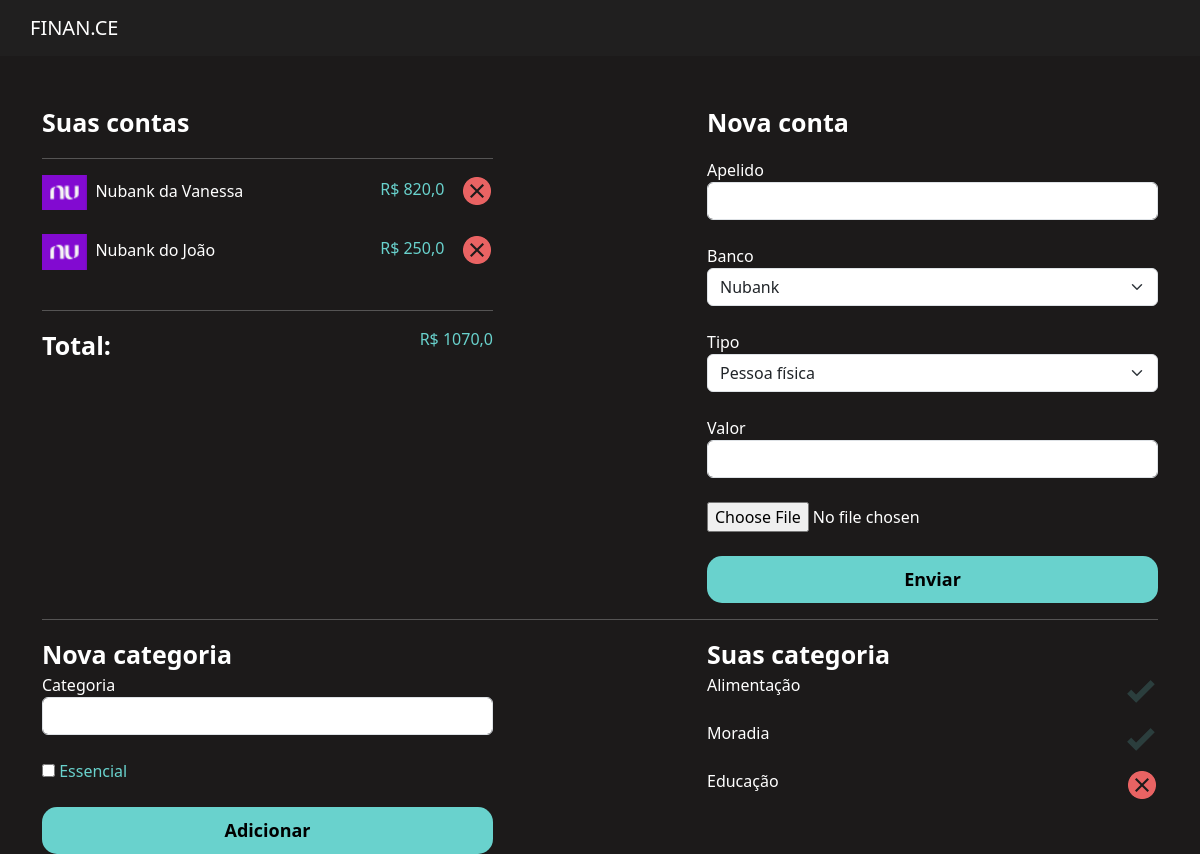
The page /perfil/gerenciar/ on the database its author committed.
### perfil/models.py (models this page shows, shortened)
class Conta (models.Model):
    banco_choices = (
        ('NU', 'Nubank'),
        ('CCF', 'Caixa Economica Federal'),
        ('BR', 'Bradesco'),
        ('BB', 'Banco do Brasil'),
        ('BAN', 'Banrisul'),
        ('IT', 'Itau'),
        ('UN', 'Unicred'),
        ('AGI', 'Agibank'),
        ('ST', 'Santander'),
        ('SI', 'Sicredi'),
    )
    tipo_choices= (
        ('pf', 'Pessoa Física'),
        ('pj', 'Pessoa Jurídica'),
    )
    apelido = models.CharField(max_length=50)
    banco = models.CharField(max_length=3, choices=banco_choices)
    tipo = models.CharField(max_length=2, choices=tipo_choices)
    valor= models.FloatField()
    icone= models.ImageField(upload_to="icones")

class Categoria (models.Model):
    categoria = models.CharField(max_length=50)
    essencial = models.BooleanField(default=False)
    valor_planejamento = models.FloatField(default=0)
    def __str__(self):
        return (self.categoria)

### perfil/views.py (the view)
# urls.py: path('gerenciar/', views.gerenciar, name="gerenciar"),
def gerenciar(request):
    contas= Conta.objects.all()
    categorias= Categoria.objects.all()
    total_contas= calcula_total(contas,'valor')
    return render(request,'gerenciar.html', {'contas': contas,'total_contas': total_contas, 'categorias': categorias})

### perfil/utils.py (called while the page is built)
def calcula_total(obj, campo):
    total=0
    for i in obj:
        total += getattr(i,campo)
    return total

### perfil/templates/gerenciar.html (shortened to what this page needs)
{% extends 'bases/base.html' %}
{% load static %}
{% block 'head' %}
    <link href="{% static 'perfil/css/home.css' %}" rel="stylesheet">
    <link href="{% static 'perfil/css/gerenciar.css' %}" rel="stylesheet">
{% endblock %}
{% block 'body' %}
    <br>
    <br>
    <div class="container">
        <div class="row">
            <div class="col-md-5">
                <p class="fonte-destaque">Suas contas</p>
                <hr>
                <div class="contas">
                    {% for conta in contas %}
                        <div class="lista-contas-main">
                            <span><img width="10%" src="{{conta.icone.url}}">&nbsp&nbsp{{conta.apelido}}</span>
                            <span class="total-conta positivo ">R$ {{conta.valor}}&nbsp&nbsp&nbsp <a href="/perfil/deletar_banco/{{conta.id}}"><img src="{% static 'perfil/img/exit.png' %}"></a></span>
                        </div>
                        <br>
                    {% endfor %}
                </div>
                <hr>
                <span class="fonte-destaque">Total:</span>
                <span class="positivo total-conta font-destaque">R$ {{total_contas}}</span>
            </div>
            <div class="col-md-2"></div>
            <div class="col-md-5">
                <p class="fonte-destaque">Nova conta</p>
                <form action="{% url 'cadastrar_banco'%}" method="POST"enctype="multipart/form-data">{% csrf_token %}
                    <label>Apelido</label>
                    <input type="text" name="apelido" class="form-control" placeholder="">
                    <br>
                    <label>Banco</label>
                    <select name="banco" class="form-select">
                        <option value="NU">Nubank</option>
                    </select>
                    <br>
                    <label>Tipo</label>
                    <select name="tipo" class="form-select">
                        <option value="pf">Pessoa física</option>
                    </select>
                    <br>
                    <label>Valor</label>
                    <input type="number" name="valor" class="form-control" placeholder="">
                    <br>
                    <input type="file" placeholder="Ícone" name="icone" required>
                    <br>
                    <br>
                    <input style="width: 100%" type="submit" class="botao-principal" value="Enviar">
                </form>
            </div>
        </div>
        <hr>
        <div class="row">
            <div class="col-md-5">
                <span class="fonte-destaque">Nova categoria</span>
                <form action="{% url 'cadastrar_categoria' %}" method="POST">{% csrf_token %}
                    <label>Categoria</label>
                    <input type="text" name="categoria" class="form-control">
                    <br>
                    <input type="checkbox" name="essencial" value="essencial"><label class="positivo">&nbspEssencial</label>
                    <br>
                    <br>
                    <input style="width: 100%" type="submit" class="botao-principal" value="Adicionar">
                </form>
            </div>
            <div class="col-md-2">
            </div>
            <div class="col-md-5">
                <span class="fonte-destaque">Suas categoria</span>
                <br>
                <div class="contas">
                    {% for categoria in categorias %}
                        <div class="lista-contas-main">
                            <span>{{categoria}}</span>
                            <span class="total-conta"><a href="{% url 'update_categoria' categoria.id %}"><img src="{% if categoria.essencial %} {% static 'perfil/img/check.png'%} {% else %} {% static 'perfil/img/exit.png'%} {% endif %}"></a></span>
                        </div>
                        <br>
                    {% endfor %}
                </div>
            </div>
        </div>
    </div>
{% endblock %}

### templates/bases/base.html (shortened to what this page needs)
{% load static %}
<!doctype html>
<html lang="en">
  <head>
    <link href="{% static 'geral/css/base.css' %}" rel="stylesheet">
    <link href="https://cdn.jsdelivr.net/npm/bootstrap@5.3.0-alpha1/dist/css/bootstrap.min.css" rel="stylesheet">
    {% block 'head' %}{% endblock %}
  </head>
  <body>
    <nav class="navbar navbar-expand-lg navbar-dark" style="background-color: #201F1F;">
        <a class="navbar-brand" style="margin-left: 30px" href="{% url 'home'%}">FINAN.CE</a>
    </nav>
    {% block 'body' %}{% endblock %}
  </body>
</html>

### templates/static/geral/css/base.css (style rules this page uses)
body { background-color: #1C1A1A !important; color: white !important; }
:root { --main-color: #2B2B2B; --dark-color: #1C1A1A; --contrast-color: #69D2CD; --differential-color: #E96363; }

### templates/static/perfil/css/home.css (style rules this page uses)
.fonte-destaque { font-weight: bold; font-size: 25px; }
.total-conta { color: #B9F1D6; font-weight: 200; float: right; }
.botao-principal { text-decoration: none; color: black; font-weight: bold; font-size: 18px; padding: 10px; background-color: var(--contrast-color); text-align: center; border-radius: 15px; border: none; }
.positivo { color: var(--contrast-color); }

### rows shown on the page
Conta: icone (picture), apelido "Nubank da Vanessa", valor "820,0"
Conta: icone (picture), apelido "Nubank do João", valor "250,0"
Categoria: categoria "Alimentação"
Categoria: categoria "Moradia"
Categoria: categoria "Educação"

### other values the page prints
{{ total_contas }} "1070,0"
